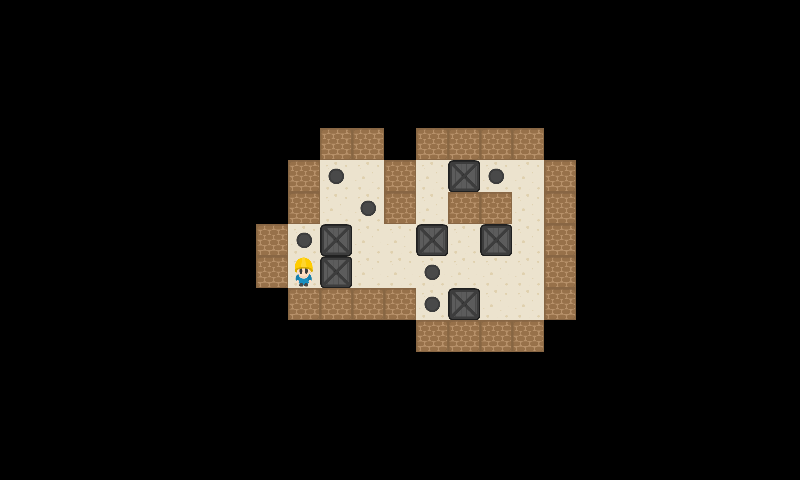

Rendered tile map (Tiled .tmx) drawn with the repository's tilesets; below, a short description and the map source with its tile grids summarised:
An orthogonal 25x15 tile map with 32x32 px tiles, 2 tile layers (StaticMap, Objetos).

<map version="1.0" orientation="orthogonal" renderorder="right-down" width="25" height="15" tilewidth="32" tileheight="32">
 <tileset firstgid="1" source="Tileset.tsx" />
 <layer name="StaticMap" width="25" height="15">
  <data>[375 cells, 57 non-empty, 3 distinct tile ids]</data>
 </layer>
 <layer name="Objetos" width="25" height="15">
  <data>[375 cells, 15 non-empty, 4 distinct tile ids]</data>
 </layer>
</map>
